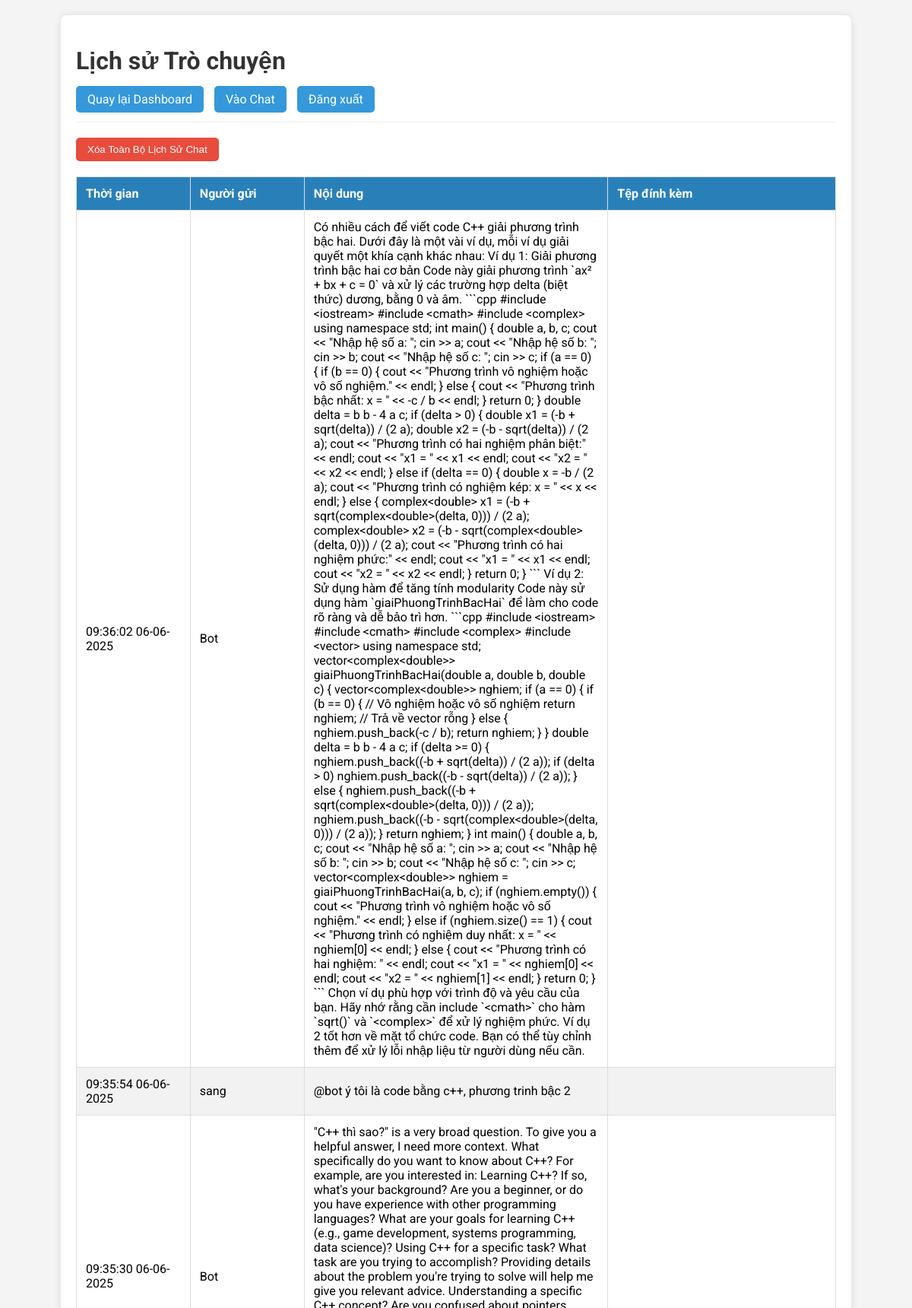
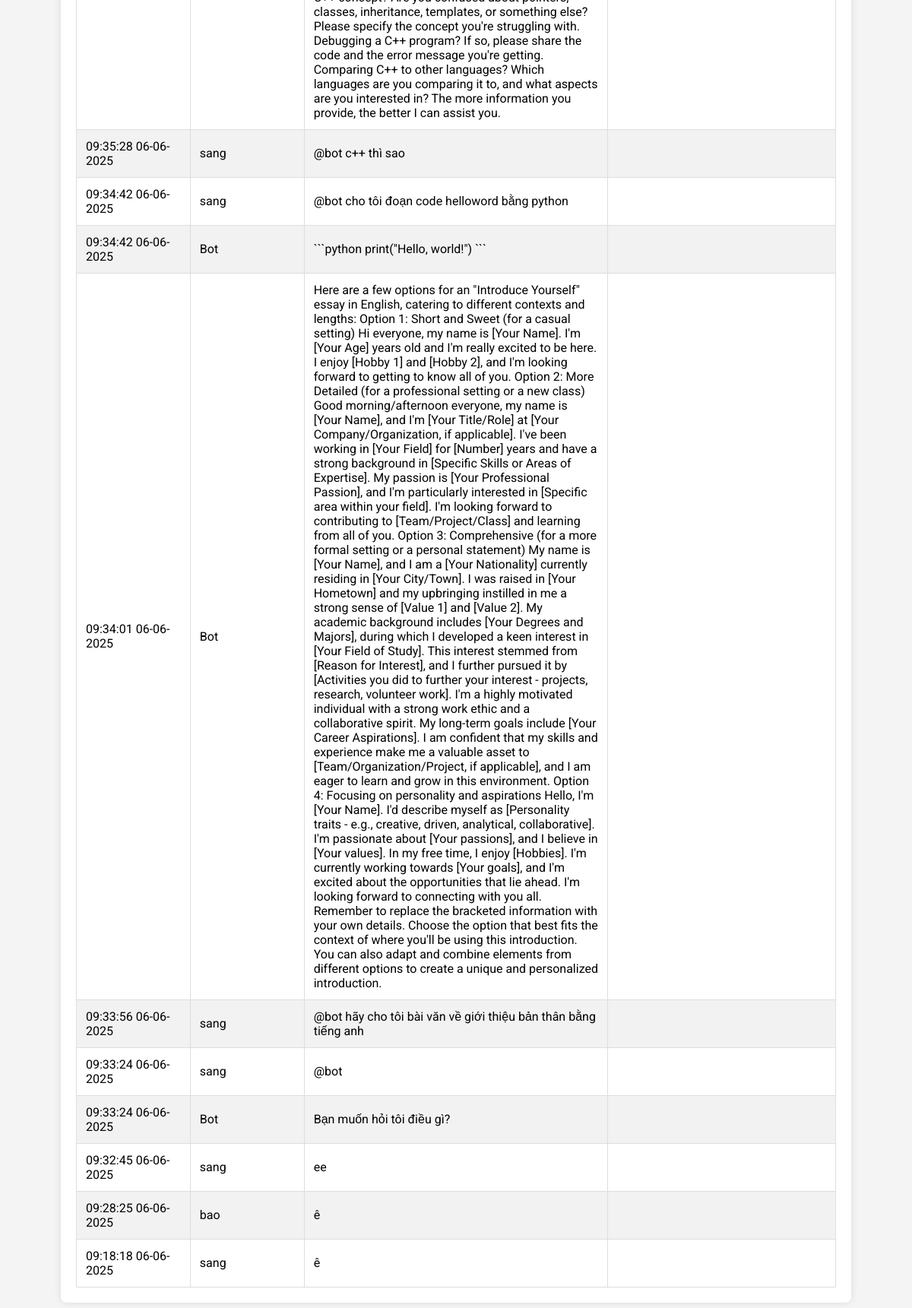
Page /admin/history (signed in) on the committed database (2 pictures, top to bottom).
### tables this page shows
CREATE TABLE chat (
    id INTEGER PRIMARY KEY AUTOINCREMENT,
    username TEXT NOT NULL,
    message TEXT,
    image_path TEXT,
    file_path TEXT,
    timestamp DATETIME DEFAULT CURRENT_TIMESTAMP
);

### app.py (the view)
@app.route('/admin/history')
@admin_required
def chat_history():
    return render_template('chat_history.html', messages=process_messages_timestamps(get_db().execute('SELECT * FROM chat ORDER BY timestamp DESC').fetchall()))

### app.py (called while the page is built)
def get_db():
    if 'db' not in g:
        g.db = sqlite3.connect(app.config['DATABASE'])
        g.db.row_factory = sqlite3.Row
    return g.db

@app.teardown_appcontext
def close_connection(exception):
    db = g.pop('db', None)
    if db is not None: db.close()

def admin_required(f):
    @wraps(f)
    def decorated_function(*args, **kwargs):
        if session.get('role') != 'quanly':
            flash('Bạn không có quyền truy cập trang này.')
            return redirect(url_for('chat'))
        return f(*args, **kwargs)
    return decorated_function

def process_messages_timestamps(raw_messages):
    messages = []
    for msg in raw_messages:
        msg_dict = dict(msg)
        if msg_dict.get('timestamp'):
            try:
                msg_dict['timestamp'] = datetime.strptime(msg_dict['timestamp'], '%Y-%m-%d %H:%M:%S')
            except (ValueError, TypeError):
                msg_dict['timestamp'] = None
        messages.append(msg_dict)
    return messages

### templates/chat_history.html (shortened to what this page needs)
<!DOCTYPE html>
<html lang="vi">
<head>
</head>
<body>
    <div class="container">
        <h1>Lịch sử Trò chuyện</h1>
        <div class="nav">
            <a href="{{ url_for('admin') }}">Quay lại Dashboard</a>
            <a href="{{ url_for('chat') }}">Vào Chat</a>
            <a href="{{ url_for('logout') }}">Đăng xuất</a>
        </div>
        <div class="actions">
            <form action="{{ url_for('clear_chat_history') }}" method="POST">
                <button type="submit" onclick="return confirm('Bạn có chắc chắn muốn xóa TOÀN BỘ lịch sử trò chuyện không? Hành động này KHÔNG THỂ hoàn tác.');">
                    Xóa Toàn Bộ Lịch Sử Chat
                </button>
            </form>
        </div>
        <table>
            <thead>
                <tr>
                    <th style="width: 15%;">Thời gian</th>
                    <th style="width: 15%;">Người gửi</th>
                    <th style="width: 40%;">Nội dung</th>
                    <th style="width: 30%;">Tệp đính kèm</th>
                </tr>
            </thead>
            <tbody>
                {% for msg in messages %}
                <tr>
                    <td>{{ msg.timestamp.strftime('%H:%M:%S %d-%m-%Y') if msg.timestamp else '' }}</td>
                    <td>{{ msg.username }}</td>
                    <td>{{ msg.message }}</td>
                    <td>
                    </td>
                </tr>
                {% else %}
                <tr><td colspan="4" style="text-align: center;">Chưa có tin nhắn nào.</td></tr>
                {% endfor %}
            </tbody>
        </table>
    </div>
</body>
</html>

### templates/chat_history.html (style rules this page uses)
body { font-family: 'Roboto', sans-serif; background: #f4f4f4; margin: 20px; }
.container { max-width: 1000px; margin: auto; background: white; padding: 20px; border-radius: 8px; box-shadow: 0 0 10px rgba(0,0,0,0.1); }
h1, h2 { color: #333; }
table { width: 100%; border-collapse: collapse; margin-top: 20px; }
th, td { padding: 12px; border: 1px solid #ddd; text-align: left; word-wrap: break-word; }
th { background-color: #2980b9; color: white; }
tr:nth-child(even) { background-color: #f2f2f2; }
.nav { margin-bottom: 20px; }
.nav a, .actions button { text-decoration: none; padding: 8px 15px; color: white; border-radius: 5px; margin-right: 10px; border: none; cursor: pointer; }
.nav a { background: #3498db; }
.actions { margin-top: 20px; border-top: 1px solid #eee; padding-top: 20px; }
.actions button { background-color: #e74c3c; }

### rows in the picture
chat: timestamp "09:36:02 06-06-2025", username "Bot", message "Có nhiều cách để viết code C++ giải phương trình bậc hai. Dưới đây là một vài ví dụ, mỗi ví dụ giải quyết một khía cạnh khác nhau: Ví dụ 1: Giải phương trình bậc hai cơ bản Code này giải phương trình `ax² + bx + c = 0` và xử lý các trường hợp delta (biệt thức) dương, bằng 0 và âm. ```cpp #include <iostream> #include <cmath> #include <complex> using namespace std; int main() { double a, b, c; cout << \"Nhập hệ số a: \"; cin >> a; cout << \"Nhập hệ số b: \"; cin >> b; cout << \"Nhập hệ số c: \"; cin >> c; if (a == 0) { if (b == 0) { cout << \"Phương trình vô nghiệm hoặc vô số nghiệm.\" << endl; } else { cout << \"Phương trình bậc nhất: x = \" << -c / b << endl; } return 0; } double delta = b b - 4 a c;…"
chat: timestamp "09:35:54 06-06-2025", username "sang", message "@bot ý tôi là code bằng c++, phương trinh bậc 2"
chat: timestamp "09:35:30 06-06-2025", username "Bot", message "\"C++ thì sao?\" is a very broad question. To give you a helpful answer, I need more context. What specifically do you want to know about C++? For example, are you interested in: Learning C++? If so, what's your background? Are you a beginner, or do you have experience with other programming languages? What are your goals for learning C++ (e.g., game development, systems programming, data science)? Using C++ for a specific task? What task are you trying to accomplish? Providing details about the problem you're trying to solve will help me give you relevant advice. Understanding a specific C++ concept? Are you confused about pointers, classes, inheritance, templates, or something else? Please…"
chat: timestamp "09:35:28 06-06-2025", username "sang", message "@bot c++ thì sao"
chat: timestamp "09:34:42 06-06-2025", username "sang", message "@bot cho tôi đoạn code helloword bằng python"
chat: timestamp "09:34:42 06-06-2025", username "Bot", message "```python print(\"Hello, world!\") ```"
chat: timestamp "09:34:01 06-06-2025", username "Bot", message "Here are a few options for an \"Introduce Yourself\" essay in English, catering to different contexts and lengths: Option 1: Short and Sweet (for a casual setting) Hi everyone, my name is [Your Name]. I'm [Your Age] years old and I'm really excited to be here. I enjoy [Hobby 1] and [Hobby 2], and I'm looking forward to getting to know all of you. Option 2: More Detailed (for a professional setting or a new class) Good morning/afternoon everyone, my name is [Your Name], and I'm [Your Title/Role] at [Your Company/Organization, if applicable]. I've been working in [Your Field] for [Number] years and have a strong background in [Specific Skills or Areas of Expertise]. My passion is [Your…"
chat: timestamp "09:33:56 06-06-2025", username "sang", message "@bot hãy cho tôi bài văn về giới thiệu bản thân bằng tiếng anh"
chat: timestamp "09:33:24 06-06-2025", username "sang", message "@bot"
chat: timestamp "09:33:24 06-06-2025", username "Bot", message "Bạn muốn hỏi tôi điều gì?"
chat: timestamp "09:32:45 06-06-2025", username "sang", message "ee"
chat: timestamp "09:28:25 06-06-2025", username "bao", message "ê"
chat: timestamp "09:18:18 06-06-2025", username "sang", message "ê"
